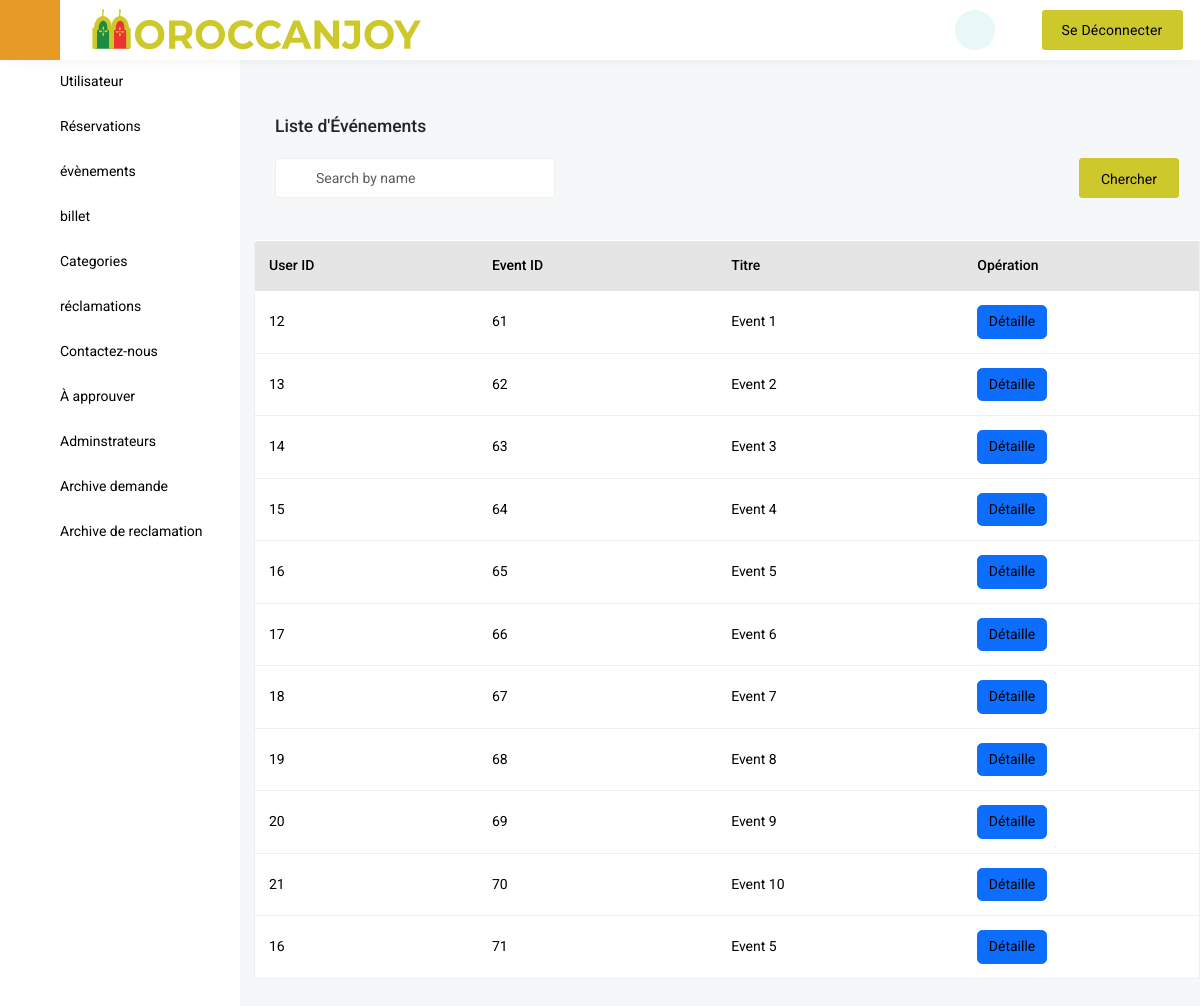
Before: /Events.php (signed in) with the older database file.
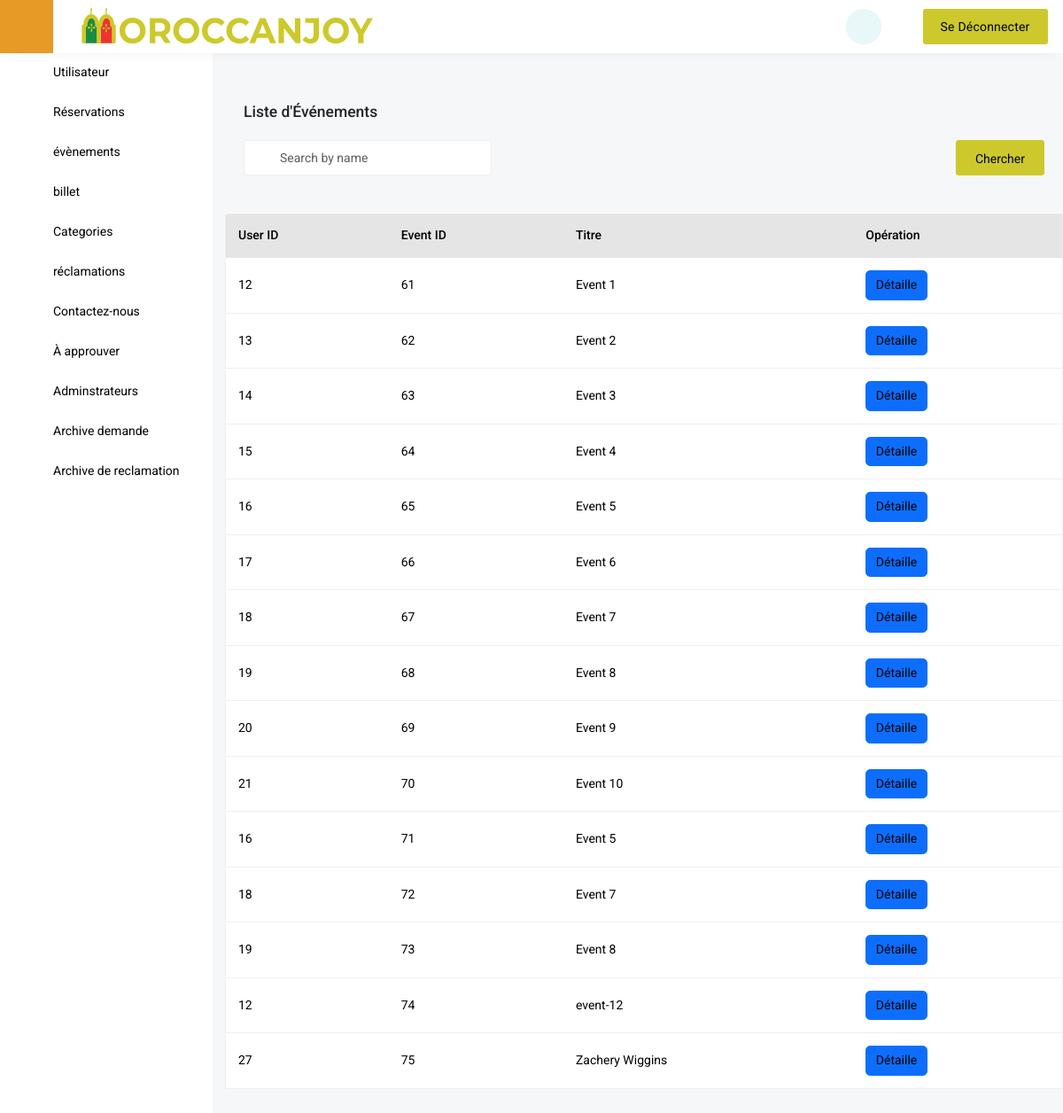
After: the same page with the newer database file.
### tables this page shows
CREATE TABLE `event` (
  `E_id` int(11) NOT NULL,
  `Titre` varchar(100) NOT NULL,
  `Description` varchar(200) NOT NULL,
  `Image` varchar(500) NOT NULL,
  `Heure_debut` time NOT NULL,
  `Date_debut` date NOT NULL,
  `Heure_fin` time NOT NULL,
  `Prix_ticket` float NOT NULL,
  `Nombre_tickets` int(11) NOT NULL,
  `Ville` varchar(30) NOT NULL,
  `Zip_code` varchar(30) NOT NULL,
  `Categorie_id` int(11) DEFAULT NULL,
  `User_id` int(11) NOT NULL,
  `adress1` varchar(200) NOT NULL,
  `adress2` varchar(200) NOT NULL
);

### Events.php (the view, shortened to what the changed rows need)
<!DOCTYPE html>
<html lang="en" class="h-100">
	<head>
		<link href='vendor/unicons-2.0.1/css/unicons.css' rel='stylesheet'>
		<link href="css/style.css" rel="stylesheet">
		<link href="css/vertical-responsive-menu.min.css" rel="stylesheet">
		<link href="css/datepicker.min.css" rel="stylesheet">
		<link href="css/responsive.css" rel="stylesheet">
		<link href="css/night-mode.css" rel="stylesheet">
		<link href="vendor/fontawesome-free/css/all.min.css" rel="stylesheet">
		<link href="vendor/OwlCarousel/assets/owl.carousel.css" rel="stylesheet">
		<link href="vendor/OwlCarousel/assets/owl.theme.default.min.css" rel="stylesheet">
		<link href="vendor/bootstrap/css/bootstrap.min.css" rel="stylesheet">
		<link href="vendor/bootstrap-select/dist/css/bootstrap-select.min.css" rel="stylesheet">
	</head>
    <body class="d-flex flex-column h-100">
<form action="" method="post">
<div class="wrapper wrapper-body">
	<div class="tab-content">
		<div class="tab-pane fade active show" id="overview-tab" role="tabpanel">
			<div class="table-card mt-4">
				<div class="main-table">
					<div class="table-responsive">
						<table class="table">
							<thead class="thead-dark">
								<tr>
                                    <th scope="col">User ID</th>
									<th scope="col">Event ID</th>
									<th scope="col">Titre</th>
									<th scope="col" colspan="3" class="w-25">Opération</th>
								</tr>
							</thead>
							<tbody>
							<?php
							if(isset($_POST['sear'])){
								require_once "connect/DataBase.php";
								$sr = $_POST['crs'];
								$demandes= $connection->query("SELECT * FROM event WHERE E_id like '%$sr%' or Titre like '%$sr%' or `Description` like '%$sr%' or Date_debut like '%$sr%' or Heure_debut like '%$sr%' or Heure_fin like '%$sr%' or Nombre_tickets like '%$sr%'or adress1 like '%$sr%' or adress2 like '%$sr%' or Ville like '%$sr%' or Zip_code like '%$sr%' or Categorie_id like '%$sr%'")->fetchAll(PDO::FETCH_ASSOC);
								foreach($demandes as $demande){
							?>
<tr>
                                <td><?php echo $demande['User_id']?></td>
									<td><?php echo $demande['E_id']?></td>
									<td><?php echo $demande['Titre']?></td>
									<td><span class="action-btn btn btn-primary"><a href="Event_detaille.php?id=<?php echo $demande['E_id']?>" >Détaille</a></span></td>
                                    <td><span class="action-btn "><a href="deleteevent.php?id=<?php echo $demande['E_id']?>" onclick= "return confirm( 'Voulez vous vraiment supprimer le eent <?php echo $demande['E_id']?>' );"><i class="fa-solid fa-trash-can " style="color: red;"></i></a>
									<td><span class="action-btn"><a href="event_update.php?id=<?php echo $demande['E_id']?>"><i class="fa-solid fa-pen-to-square" style="color: blue;"></i></a></span></td></td>
								</tr>
								<?php
																		}
																	?>
	<?php
						}else{
						?>
							<?php
								require_once "connect/DataBase.php";
						$demandes= $connection->query('SELECT * FROM `event`')->fetchAll(PDO::FETCH_ASSOC);
						foreach($demandes as $demande){ ?>
								<tr>
                                <td><?php echo $demande['User_id']?></td>
									<td><?php echo $demande['E_id']?></td>
									<td><?php echo $demande['Titre']?></td>
									<td><span class="action-btn btn btn-primary"><a href="Event_detaille.php?id=<?php echo $demande['E_id']?>" >Détaille</a></span></td>
                                    <td><span class="action-btn "><a href="deleteevent.php?id=<?php echo $demande['E_id']?>" onclick= "return confirm( 'Voulez vous vraiment supprimer le eent <?php echo $demande['E_id']?>' );"><i class="fa-solid fa-trash-can " style="color: red;"></i></a>
									<td><span class="action-btn"><a href="event_update.php?id=<?php echo $demande['E_id']?>"><i class="fa-solid fa-pen-to-square" style="color: blue;"></i></a></span></td></td>
								</tr>
                                <?php
																		}
																	?>
									<?php
																		}
																	?>
							</tbody>
						</table>
					</div>
				</div>
			</div>
		</div>
    </div>
</div>
</form>
</body>

Changed rows visible on the page:
added event: User "18", E_id "72", Titre "Event 7"
added event: User "19", E_id "73", Titre "Event 8"
added event: User "12", E_id "74", Titre "event-12"
added event: User "27", E_id "75", Titre "Zachery Wiggins"
